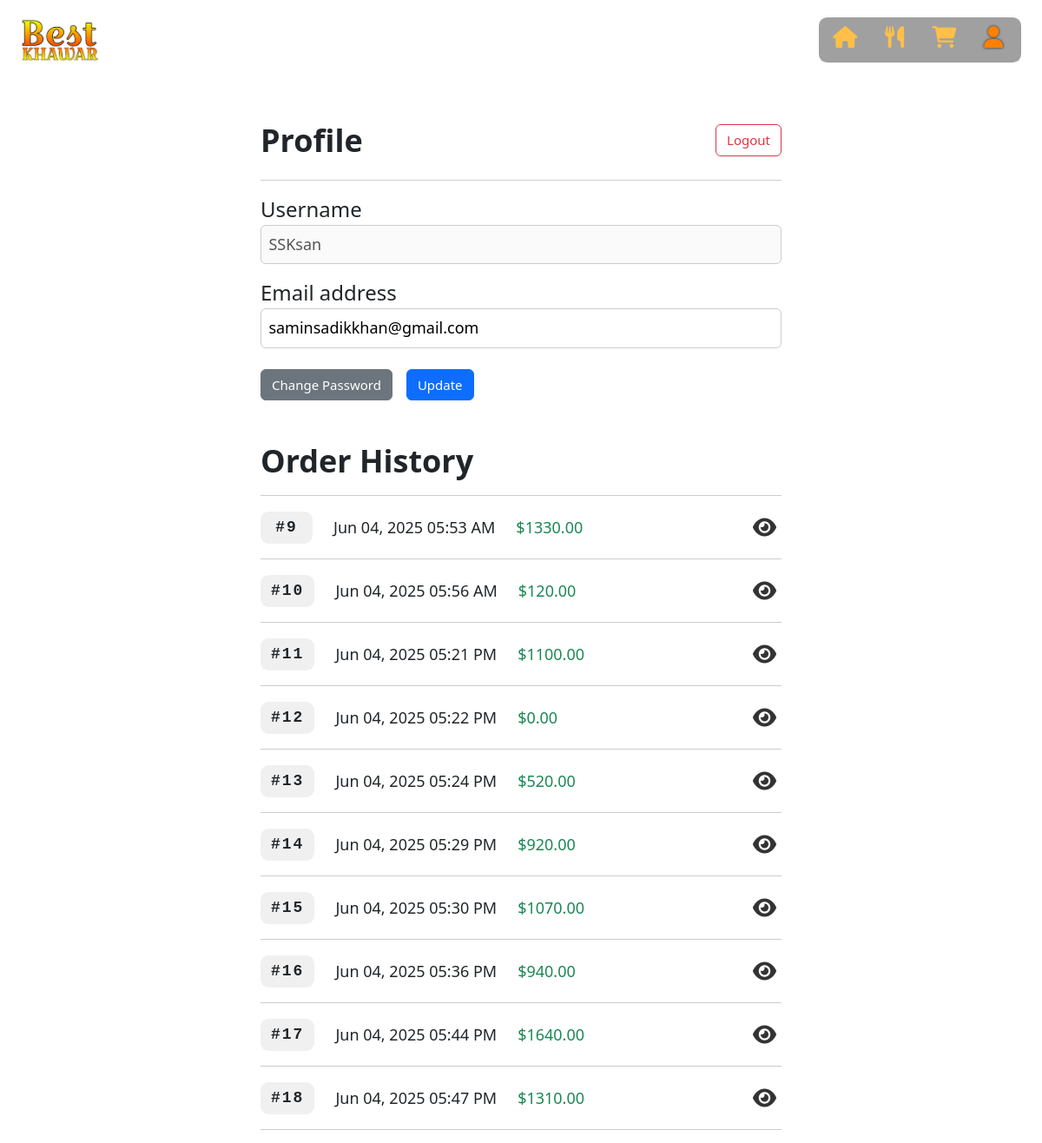
Page /account/profile/ (signed in, upper part) on the earlier database version.
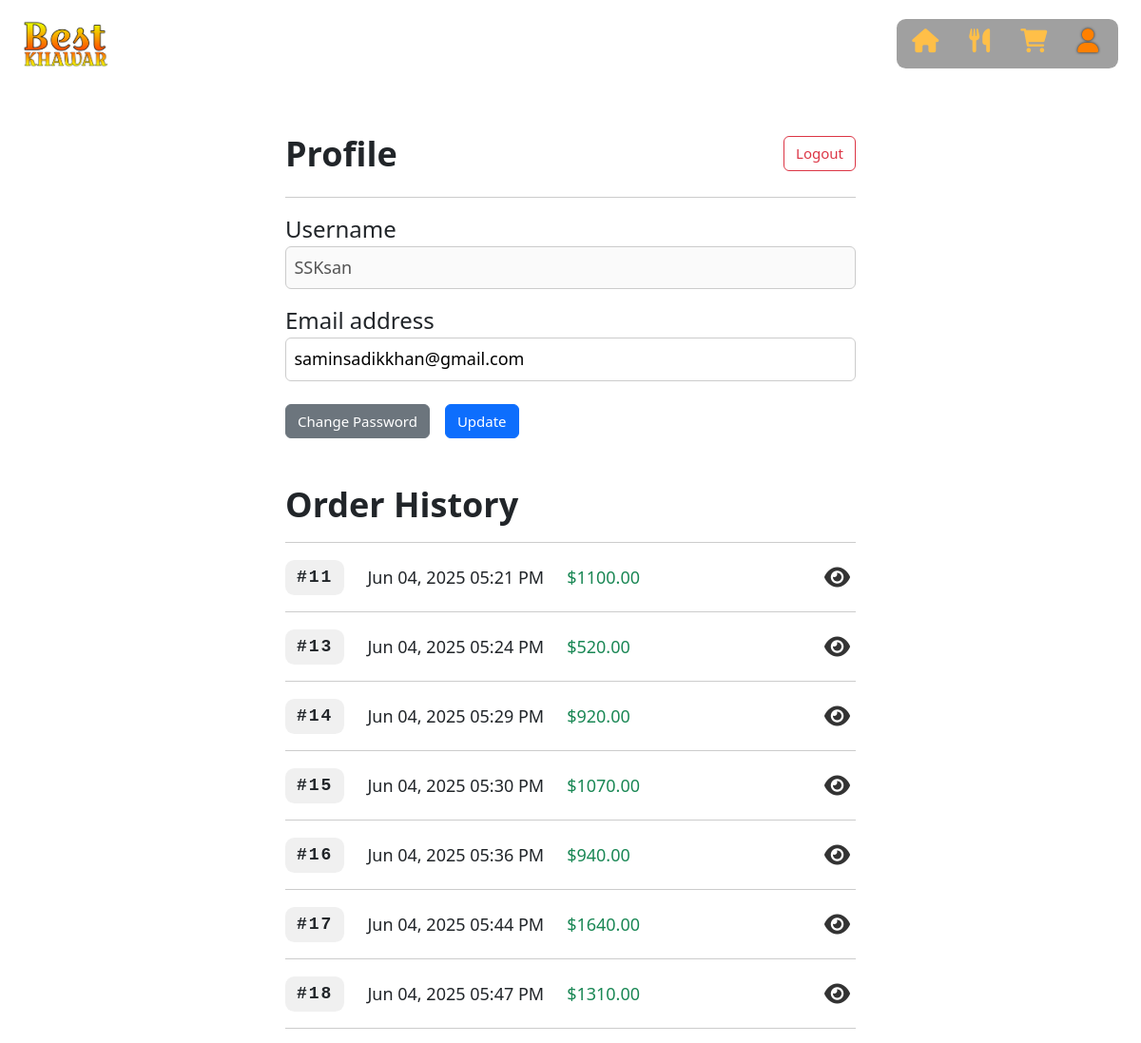
Same page on the later database version.
### orders/models.py (models this page shows, shortened)
class Order(models.Model):
    user = models.ForeignKey(User, on_delete=models.CASCADE)
    subtotal = models.DecimalField(max_digits=6, decimal_places=2, default=0)
    charge = models.DecimalField(max_digits=6, decimal_places=2, default=0)
    order_method = models.CharField(
        max_length=20,
        choices=[('delivery', 'Delivery'), ('pickup', 'Pickup')],
        default='delivery'
    )
    payment_method = models.CharField(
        max_length=20,
        choices=[('cash', 'Cash'), ('digital', 'Bkash')],
        default='cash'
    )
    status = models.CharField(
        max_length=20,
        choices=[('pending', 'Pending'), ('completed', 'Completed')],
        default='pending'
    )
    contact = models.CharField(max_length=20)
    address = models.TextField(blank=True, null=True)
    note = models.TextField(blank=True, null=True)
    orderTime = models.DateTimeField(auto_now_add=True)

### accounts/views.py (the view)
# urls.py: path('profile/', views.profile, name='profile')
@login_required
def profile(request):
    user = request.user
    orders = Order.objects.filter(user=user)
    email = user.email
    if request.method == 'POST':
        user_form = forms.EmailChangeForm(request.POST, instance=user)
        pass_form = forms.PassChangeForm(user, request.POST)
        if user_form.is_valid():
            if email != user.email:
                messages.success(request, 'Email changed successfully!')
                user_form.save()
        else:
            messages.error(request, 'Email change failed! Please try again.')
        if pass_form.is_valid():
            pass_form.save()
            update_session_auth_hash(request, pass_form.user)
            messages.success(request, 'Password changed successfully!')
        elif request.POST.get('old_password') or request.POST.get('new_password1'):
            messages.error(request, 'Password change failed! Please try again.')
            for field in pass_form.errors:
                for error in pass_form.errors[field]:
                    messages.error(request, error)
        return redirect('profile')
    else:
        user_form = forms.EmailChangeForm(instance=user)
        pass_form = forms.PassChangeForm(user)
    return render(request, 'profile.html',
                  {
                      'user': user,
                      'orders': orders,
                      'user_form': user_form,
                      'password_form': pass_form
                  }
           )

### accounts/forms.py (shortened to what this page needs)
class EmailChangeForm(UserChangeForm):
    class Meta:
        model = User
        fields = ('username', 'email',)
    username = forms.CharField(disabled=True)
    password = None

class PassChangeForm(PasswordChangeForm):
    new_password2 = None

### accounts/templates/profile.html (shortened to what this page needs)
{% extends 'base.html' %}
{% load static %}
{% block content %}
<link rel="stylesheet" href="{% static 'css/profile.css' %}">
<div class="container profile-page">
  <form method="POST">
    <div class="profile-section">
      <div class=" profile-header d-flex justify-content-between align-items-center">
        <h2 class="section-title m-0">Profile</h2>
        <a href="{% url 'signout' %}" class="btn btn-outline-danger">Logout</a>
      </div>
      {% for f in user_form %}
        <label>{{ f.label }}</label>
        {{ f }}
      {% endfor %}
      <div class="btn-row d-flex align-items-center gap-3">
        <label for="toggle-password" class="btn btn-secondary toggle-label">Change Password</label>
        <button type="submit" class="btn btn-primary update-btn">Update</button>
      </div>
    </div>
  </form>
  {% if orders %}
  <div class="orders-section">
    <h2 class="section-title">Order History</h2>
    {% for order in orders %}
    <div class="order-item d-flex align-items-center justify-content-between">
      <div class="order-info d-flex align-items-center gap-4">
        <span class="order-id">#{{ order.id }}</span>
        <span>{{ order.orderTime|date:"M d, Y" }} {{ order.orderTime|date:"h:i A" }}</span>
        <span class="text-success">${{ order.subtotal }}</span>
      </div>
      <a href="{% url 'order_detail' order.id %}" class="view-details-btn"><i class="fas fa-eye"></i></a>
    </div>
    {% endfor %}
  </div>
  {% else %}
  <h1 class="section-title text-muted my-5">No Order History</h1>
  {% endif %}
</div>
{% endblock %}

### templates/base.html (shortened to what this page needs)
{% load static %}
<!DOCTYPE html>
<html lang="en">
<head>
    <link rel="stylesheet" href="{% static 'css/base.css' %}">
    <link href="https://cdn.jsdelivr.net/npm/bootstrap@5.3.3/dist/css/bootstrap.min.css" rel="stylesheet">
    <link rel="stylesheet" href="https://cdnjs.cloudflare.com/ajax/libs/font-awesome/6.0.0/css/all.min.css">
</head>
<body>
    <main>
        {% include 'navbar.html' %}
        {% block content %}{% endblock %}
    </main>
</body>
</html>

### templates/navbar.html (shortened to what this page needs)
{% load static %}
<nav class="navbar custom-navbar navbar-expand-lg">
    <div class="container-fluid px-4 py-2 d-flex justify-content-between align-items-center w-100">
        <a class="navbar-brand" href="{% url 'home' %}">
            <img src="{% static 'img/logo.png' %}" alt="Logo" class="logo-img">
        </a>
        <div class="collapse navbar-collapse justify-content-end" id="mainNavbar">
            <ul class="navbar-nav d-flex gap-3 ps-2 ms-1 align-items-center text-center">
                <li class="nav-item">
                    <a class="nav-link {% if request.path == '/' %}active-nav{% endif %}" href="{% url 'home' %}">
                        <div class="nav-icon-wrapper">
                            <i class="fas fa-home fa-lg"></i>
                        </div>
                    </a>
                </li>
                <li class="nav-item">
                    <a class="nav-link {% if request.path == '/menu/' %}active-nav{% endif %}" href="{% url 'menu' %}">
                        <div class="nav-icon-wrapper">
                            <i class="fas fa-utensils fa-lg"></i>
                        </div>
                    </a>
                </li>
                <li class="nav-item">
                    <a class="nav-link {% if request.path == '/orders/cart/' %}active-nav{% endif %}" href="{% url 'cart' %}">
                        <div class="nav-icon-wrapper">
                            <i class="fas fa-shopping-cart fa-lg"></i>
                        </div>
                    </a>
                </li>
                <li class="nav-item">
                    <a class="nav-link {% if request.path == '/account/profile/' %}active-nav{% elif request.path == '/account/login/' %}active-nav{% endif %}" href="{% if request.user.is_authenticated %}{% url 'profile' %}{% else %}{% url 'signin' %}{% endif %}">
                        <div class="nav-icon-wrapper">
                            <i class="fas fa-user fa-lg"></i>
                        </div>
                    </a>
                </li>
            </ul>
        </div>
    </div>
</nav>

### templates/footer.html (shortened to what this page needs)
{% load static %}

### static/css/base.css (style rules this page uses)
:root { --light-color: #fff; --muted-color: #ccc; --dark-color: #1a1a1a; --icon-main-color: #ffbf48; --icon-active-color: #ff8000; --icon-hover-color: #ff3665; --navbar-bg-color: #1a1a1a69; --footer-bg-color: #0b0036; }
* { margin: 0; padding: 0; box-sizing: border-box; }
body { font-family: 'Arial', sans-serif; min-height: 100vh; display: flex; flex-direction: column; }
main { flex: 1 0 auto; }
.custom-navbar { background-color: transparent; padding: 0.5rem 1rem; position: absolute; z-index: 100; }
.navbar-brand .logo-img { height: 50px; object-fit: contain; margin: 0; }
.navbar-nav { margin-left: auto; background: var(--navbar-bg-color); padding: 0 0.8rem 0.4rem 0; border-radius: 0.6rem; }
.navbar-nav .nav-link { color: var(--dark-color); font-size: 1.25rem; position: relative; display: flex; flex-direction: column; align-items: center; padding: 0.5rem 0.6rem; transition: color 0.2s ease; }
.navbar-nav .nav-link i { position: relative; z-index: 2; color: var(--icon-main-color); transition: color 0.3s ease; }
.active-nav i { color: var(--icon-active-color) !important; text-shadow: var(--dark-color) 0px 0px 3px; }
.logo-img { height: 5vw; margin-bottom: 1.5vw; }

### static/css/profile.css (style rules this page uses)
.profile-page { max-width: 60vw; margin: 4vw auto; padding: 5vw; padding-top: 0; }
.section-title { font-size: 3vw; font-weight: bold; }
.profile-header { padding-bottom: 2vw; gap: 2vw; border-bottom: 1px solid #ccc }
.btn { font-size: 1.25vw; padding: 0.5vw 1vw; margin-top: 2vw; }
.btn.btn-outline-danger { margin-top: 0; }
label { font-weight: 500; font-size: 2vw; margin-top: 1.2vw; display: block; }
input { width: 100%; padding: 0.7vw; font-size: 1.5vw; border: 1px solid #ccc; border-radius: 0.5vw; }
.orders-section .section-title { margin-block: 4vw 0; padding-bottom: 1.5vw; border-bottom: 1px solid #ccc; }
.order-item { font-size: 1.5vw; padding: 1vw 0; border-bottom: 1px solid #ccc; }
.order-id { background-color: #f0f0f0; padding: 0.4vw 1vw; font-weight: 600; border-radius: min(1vw, 0.6rem); min-width: 5vw; letter-spacing: 2px; text-align: center; font-family: monospace; }
.view-details-btn { font-size: 2vw; color: #333; padding: 0.5vw; }

Differences in the rows shown:
no longer on this page (row edited): Order: id "9", orderTime "Jun 04, 2025", orderTime "05:53 AM", subtotal "1330.00"
no longer on this page (row edited): Order: id "10", orderTime "Jun 04, 2025", orderTime "05:56 AM", subtotal "120.00"
removed Order: id "12", orderTime "Jun 04, 2025", orderTime "05:22 PM", subtotal "0.00"
